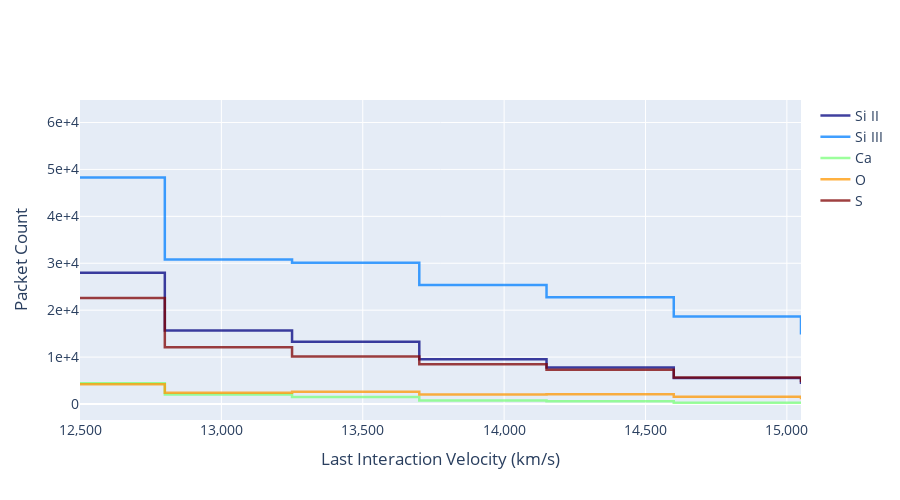

Write notebook code for a chart like this one.
### Markdown cell above
## Plotting a specific velocity range
You can restrict the range of bins to plot in the interaction radius plot by specifying `velocity_range`.

### Code cell
plotter.generate_plot_ply(species_list=species_list, velocity_range=[12500, 15050])
